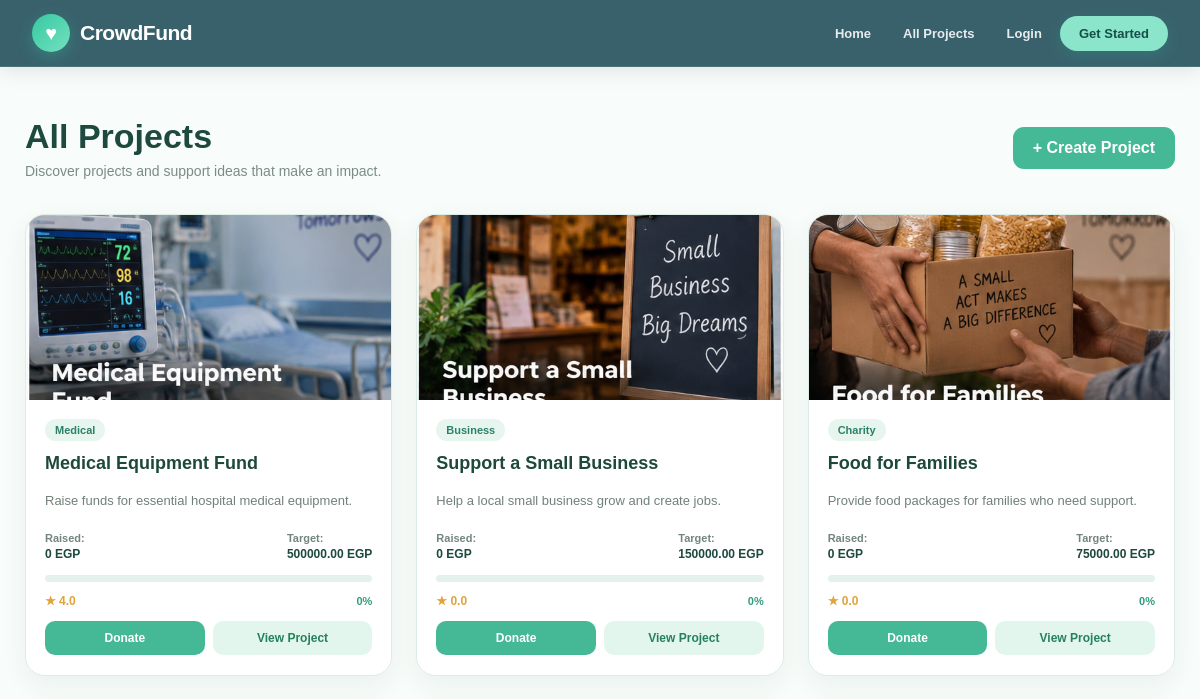
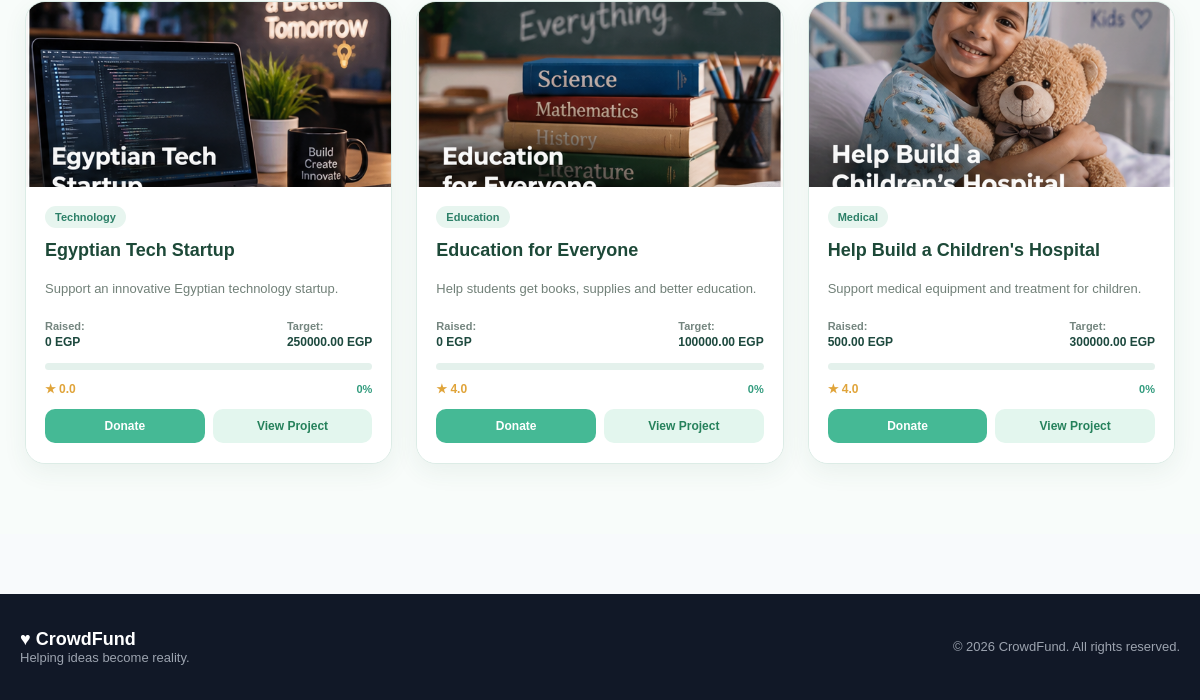
The app's page /projects/, older data (2 pictures, top to bottom).
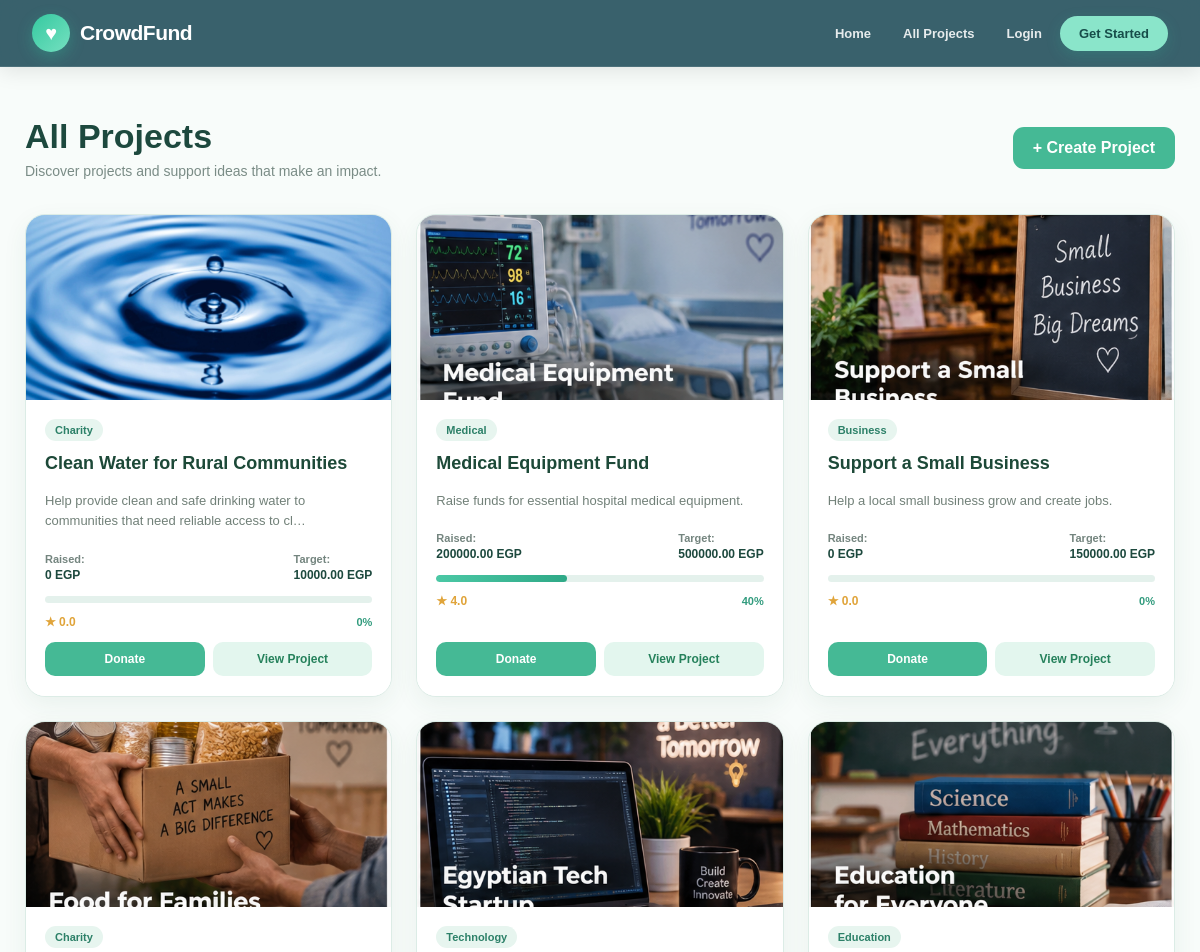
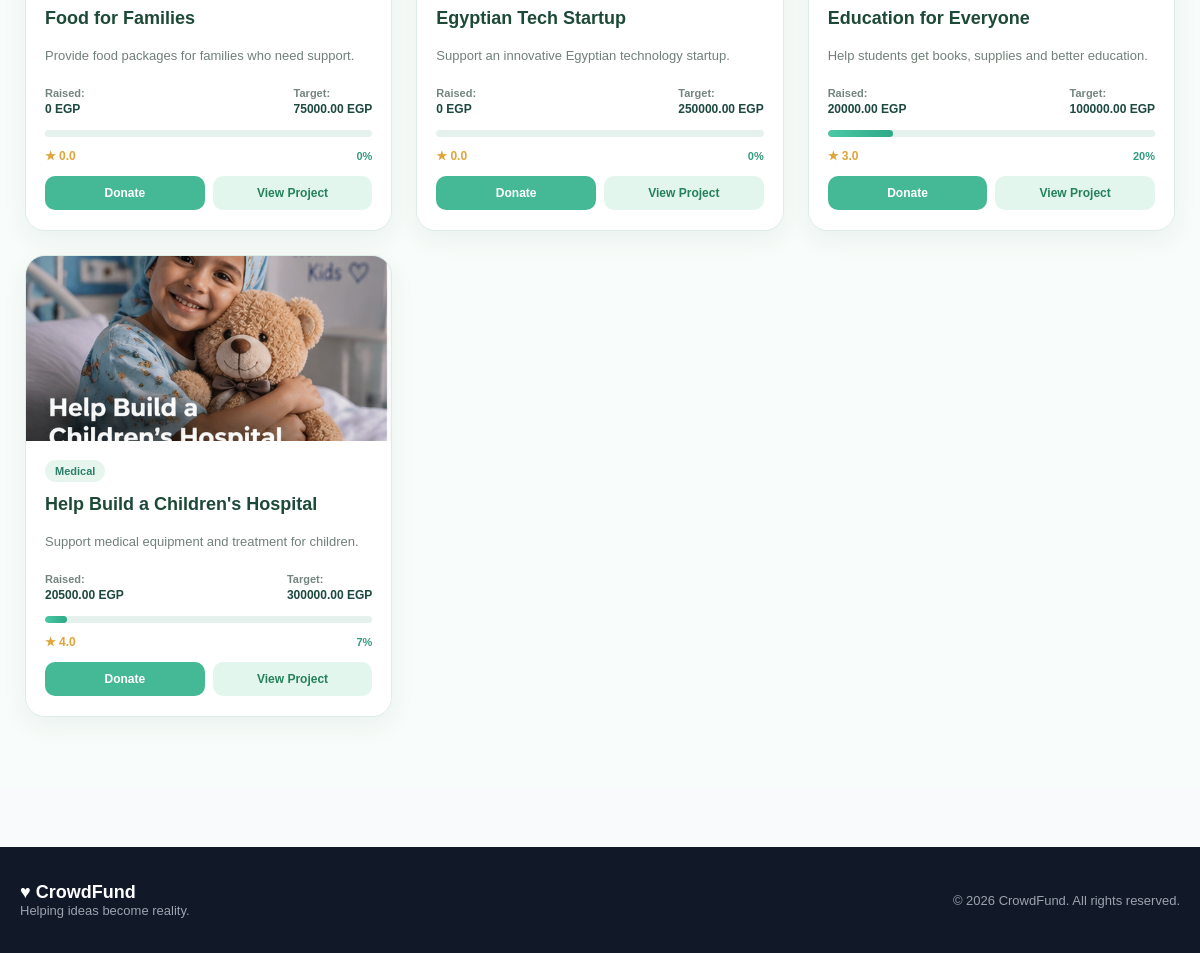
The same page, newer data (2 pictures, top to bottom).
### projects/models.py (models this page shows, shortened)
class Project(models.Model):
    creator = models.ForeignKey(
        settings.AUTH_USER_MODEL,
        on_delete=models.CASCADE,
        related_name="projects"
    )
    title = models.CharField(max_length=200)
    details = models.TextField()
    category = models.ForeignKey(
        Category,
        on_delete=models.PROTECT,
        related_name="projects"
    )
    target = models.DecimalField(
        max_digits=12,
        decimal_places=2
    )
    tags = models.ManyToManyField(
        Tag,
        related_name="projects",
        blank=True
    )
    start_time = models.DateTimeField()
    end_time = models.DateTimeField()
    created_at = models.DateTimeField(auto_now_add=True)
    is_cancelled = models.BooleanField(default=False)
    featured = models.BooleanField(default=False)

class ProjectImage(models.Model):
    project = models.ForeignKey(
        Project,
        on_delete=models.CASCADE,
        related_name="images"
    )
    image = models.ImageField(
        upload_to="projects/"
    )

class Category(models.Model):
    name = models.CharField(max_length=100)

### projects/views.py (the view)
# urls.py: path("", views.project_list, name="project_list"),
def project_list(request):
    projects = (
        Project.objects
        .filter(is_cancelled=False)
        .annotate(avg_rating=Avg("ratings__value"))
        .order_by("-created_at")
    )
    for project in projects:
        project.total_donations = sum(
            donation.amount
            for donation in project.donations.all()
        )
        if project.target:
            project.progress = min(
                float(project.total_donations) / float(project.target) * 100,
                100
            )
        else:
            project.progress = 0
    return render(
        request,
        "projects/project_list.html",
        {"projects": projects}
    )

### projects/templates/projects/project_list.html (shortened to what this page needs)
{% extends "base.html" %}
{% load static %}
{% block extra_css %}
<link rel="stylesheet" href="{% static 'css/cards.css' %}">
{% endblock %}
{% block content %}
<div class="projects-page">
    <div class="projects-container">
        <div class="projects-header">
            <div>
                <h1>All Projects</h1>
                <p>Discover projects and support ideas that make an impact.</p>
            </div>
            <a href="{% url 'project_create' %}" class="create-project-btn">
                + Create Project
            </a>
        </div>
        {% if projects %}
        <div class="projects-grid">
            {% for project in projects %}
            <div class="project-card">
                {% with first_image=project.images.first %}
                {% if first_image %}
                <img class="project-image" src="{{ first_image.image.url }}" alt="{{ project.title }}">
                {% else %}
                <div class="no-image">
                    CrowdFunding
                </div>
                {% endif %}
                {% endwith %}
                <div class="project-content">
                    <span class="project-category">
                        {{ project.category.name }}
                    </span>
                    <h2>
                        <a href="{% url 'project_detail' project.pk %}">
                            {{ project.title }}
                        </a>
                    </h2>
                    <p class="project-details">
                        {{ project.details|truncatechars:90 }}
                    </p>
                    <div class="donation-info">
                        <span>
                            Raised:
                            <strong>
                                {{ project.total_donations }} EGP
                            </strong>
                        </span>
                        <span>
                            Target:
                            <strong>
                                {{ project.target }} EGP
                            </strong>
                        </span>
                    </div>
                    <div class="progress-bar">
                        <div class="progress-fill" style="width: {{ project.progress }}%;"></div>
                    </div>
                    <div class="card-bottom">
                        <span class="rating">
                            ★ {{ project.avg_rating|default:0|floatformat:1 }}
                        </span>
                        <span class="progress-percent">
                            {{ project.progress|floatformat:0 }}%
                        </span>
                    </div>
                    <div class="card-buttons">
                        <a href="{% url 'donate' project.pk %}" class="donate-btn">
                            Donate
                        </a>
                        <a href="{% url 'project_detail' project.pk %}" class="view-project-btn">
                            View Project
                        </a>
                    </div>
                </div>
            </div>
            {% endfor %}
        </div>
        {% endif %}
    </div>
</div>
{% endblock %}

Row changes from the older to the newer data that the page shows:
added Project: images.first.image (picture), category.name "Charity", title "Clean Water for Rural Communities", details "Help provide clean and safe drinking water to communities that need reliable access to cl…", total_donations "0", target "10000.00", avg_rating "0.0", progress "0"
changed Project "Medical Equipment Fund": total_donations "0" → "200000.00"; progress "0" → "40"
computed for Project "Education for Everyone": total_donations "0" → "20000.00"; avg_rating "4.0" → "3.0"; progress "0" → "20"
computed for Project "Help Build a Children's Hospital": total_donations "500.00" → "20500.00"; progress "0" → "7"
